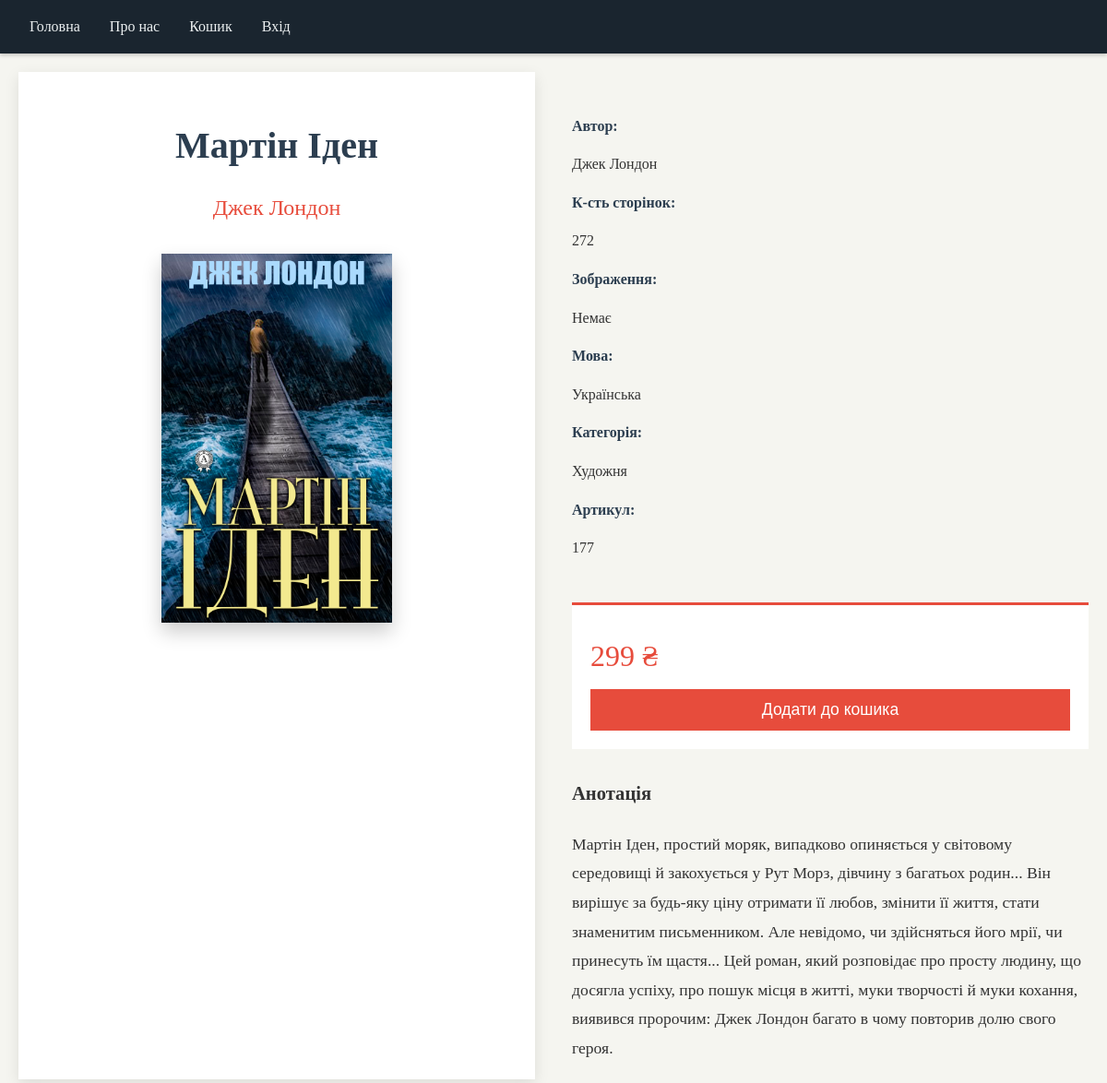
The page /177 on the database as committed earlier.
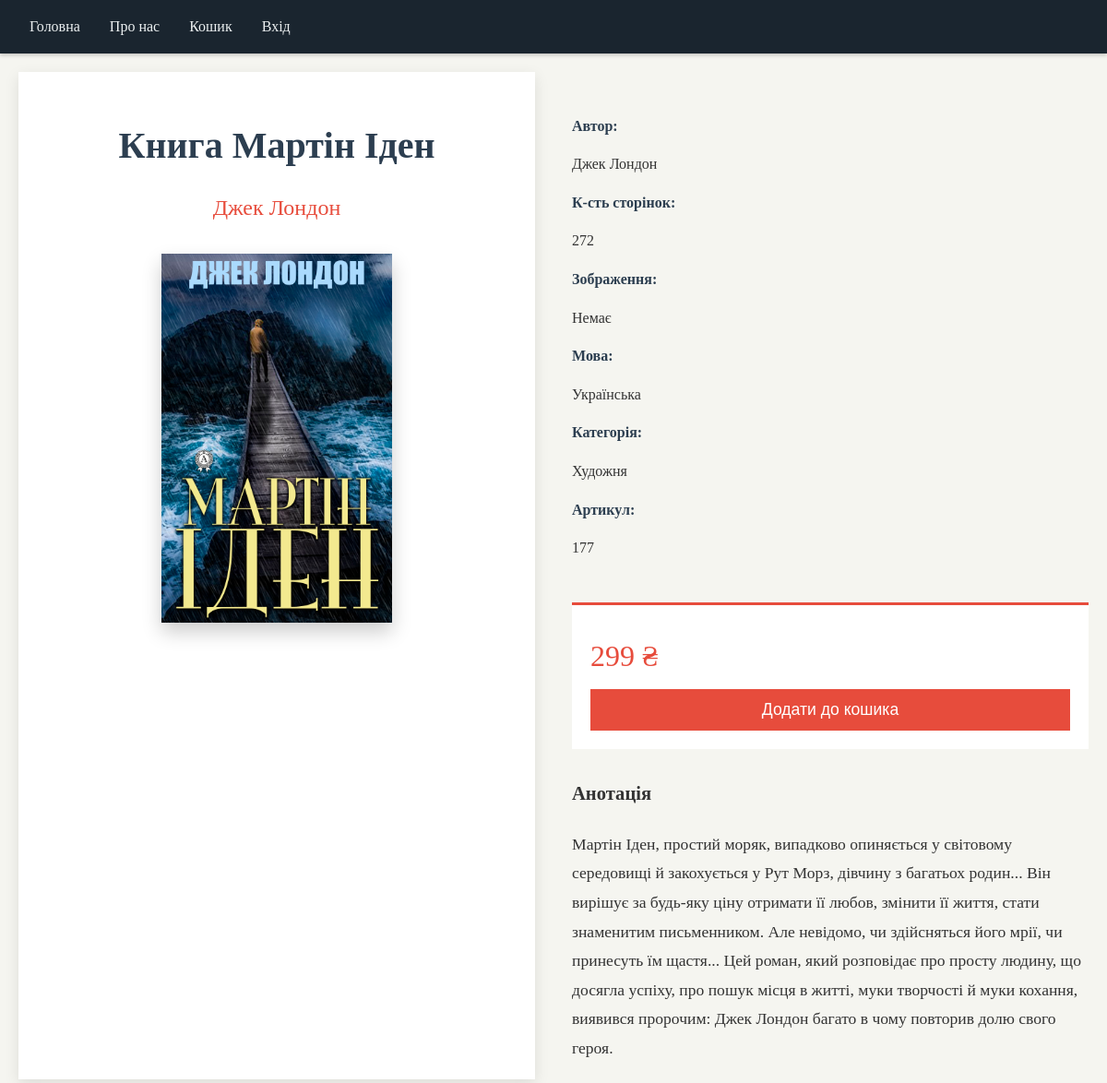
The same page on the database as committed later.
### shop/models.py (models this page shows, shortened)
class BookProduct(models.Model):
    class Language(models.TextChoices):
        UKRAINIAN = "UKR", "Українська"
        ENGLISH = "ENG", "Англійська"
    class Pictures(models.TextChoices):
        COLOR = "COL", "Кольорові"
        BLACK_WHITE = "BW", "Чорно-білі"
        WITHOUT = "NON", "Відсутні"
    article = models.IntegerField(primary_key=True, validators=[MinValueValidator(1)])
    title = models.CharField(max_length=255)
    description = models.TextField()
    author = models.ForeignKey(Author, on_delete=models.PROTECT)
    price = models.IntegerField(validators=[MinValueValidator(1)])
    photo = models.ImageField(upload_to="img", null=True)
    language = models.CharField(max_length=3, choices=Language, default=Language.UKRAINIAN)
    count_pages = models.IntegerField(validators=[MinValueValidator(1)])
    pictures = models.CharField(max_length=3, choices=Pictures, default=Pictures.WITHOUT)
    category = models.ForeignKey(Category, on_delete=models.PROTECT, null=True)
    def __str__(self):
        return f"{self.title} - {self.author}"

class Author(models.Model):
    name = models.CharField(max_length=255)
    surname = models.CharField(max_length=255)
    biography = models.TextField()
    date_born = models.DateField(blank=True, null=True)
    date_death = models.DateField(blank=True, null=True)
    def __str__(self):
        return f"{self.name} {self.surname}"

class Category(models.Model):
    title = models.CharField(max_length=255)
    def __str__(self):
        return f"{self.title}"

### shop/views.py (the view)
# urls.py: path('<int:article>', views.book_page, name="book")
def book_page(request, article):
    book = BookProduct.objects.get(pk=article)
    return render(request, "book.html", {"book": book})

### shop/templates/book.html (shortened to what this page needs)
{% extends "base.html" %}
{% block link %}
    {% load static %}
    <link rel="stylesheet" href="{% static 'css/book.css' %}">
{% endblock %}
{% block content %}
<div class="container">
    <div class="book-cover">
        <h1 class="book-title">{{ book.title }}</h1>
        <p class="author-name">{{ book.author }}</p>
        <img src="{{ book.photo.url }}" alt="Обкладинка книги">
    </div>
    <div class="book-info">
        <div class="book-details">
            <div>
                <p class="detail-label">Автор:</p>
                <p>{{ book.author }}</p>
                <p class="detail-label">К-сть сторінок:</p>
                <p>{{ book.count_pages }}</p>
                <p class="detail-label">Зображення:</p>
                <p>
                    {% if book.pictures == "NON" %}
                        Немає
                    {% elif book.pictures == "BW" %}
                        Чорно-білі
                    {% else %}
                        Кольорові
                    {% endif %}
                </p>
                <p class="detail-label">Мова:</p>
                <p>
                    {% if book.pictures == "ENG" %}
                        Англійська
                    {% else %}
                        Українська
                    {% endif %}
                </p>
                <p class="detail-label">Категорія:</p>
                <p>{{ book.category }}</p>
                <p class="detail-label">Артикул:</p>
                <p>{{ book.article }}</p>
            </div>
        </div>
        <div class="price-section">
            <form action="{% url 'add_cart' book.article %}" method="post">
                <p class="price">{{ book.price }} ₴</p>
                <button class="order-btn">Додати до кошика</button>
            </form>
        </div>
        <div class="annotation">
            <h3>Анотація</h3>
            <p>
                {{ book.description }}
            </p>
        </div>
    </div>
</div>
{% endblock %}

Rows that differ between the two databases and show on the page:
changed BookProduct "Джек Лондон": title "Мартін Іден" → "Книга Мартін Іден"
